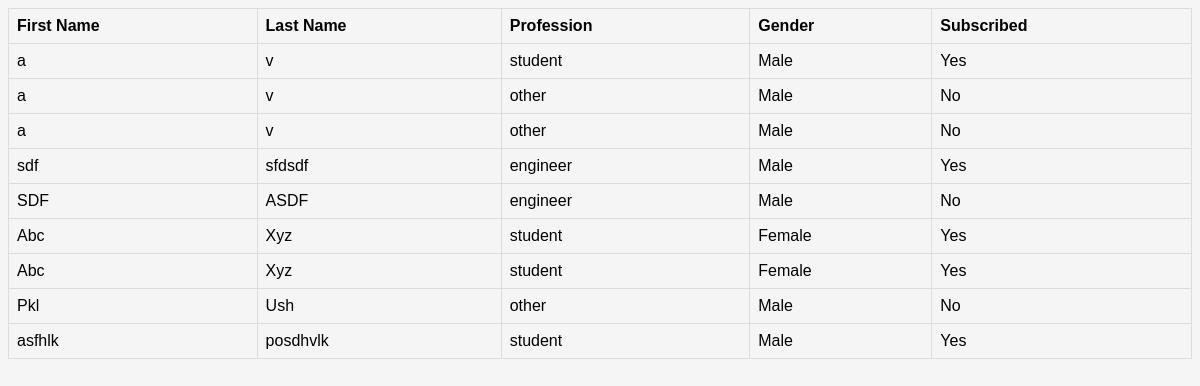
The app's page /PHP/user_detail.php with its own data.
### tables this page shows
CREATE TABLE `users` (
  `id` int(11) NOT NULL,
  `first_name` varchar(100) NOT NULL,
  `last_name` varchar(100) NOT NULL,
  `profession` varchar(100) DEFAULT NULL,
  `gender` enum('Male','Female') NOT NULL,
  `subscribe` varchar(3) NOT NULL
);

### PHP/user_detail.php (the view, shortened to what this page needs)
<?php
function build_table(){
	$html='';
    try
    {
        $con = new PDO("mysql:host=" . $config["dbhost"] . ";dbname=" . $config["dbname"],
                                 $config["dbuser"], $config["dbpass"]);
        $con->setAttribute(PDO::ATTR_ERRMODE,
                                     PDO::ERRMODE_EXCEPTION);
        $stmt = $con->prepare("SELECT * FROM users");
        $stmt->execute();
        $stmt->setFetchMode(PDO::FETCH_ASSOC);
        $results = array();
        foreach(new RecursiveArrayIterator($stmt->fetchAll()) as $k=>$v) {
            array_push($results, $v);
            $html .= '<tr>';
            $html .= '<td>'.$v['first_name'].'</td>';
            $html .= '<td>'.$v['last_name'].'</td>';
            $html .= '<td>'.$v['profession'].'</td>';
            $html .= '<td>'.$v['gender'].'</td>';
            $html .= '<td>'.$v['subscribe'].'</td>';
            $html .= '</tr>';
        }
    }
    catch(PDOException $ex) {
        echo 'ERROR: '.$ex->getMessage();
    }
    return $html;
}
$html  = '<!DOCTYPE html>';
$html .= '<html lang="en-US">';
$html .= '<head>';
$html .= '    <meta charset="UTF-8">';
$html .= '    <title>Foreign Keys - HW1 - User Detail</title>';
$html .= '    <link href="../static/css/main.css" rel="stylesheet" type="text/css">';
$html .= '</head>';
$html .= '<body>';
$html .= '    <table>';
$html .= '        <tr>';
$html .= '            <th>First Name</th>';
$html .= '            <th>Last Name</th>';
$html .= '            <th>Profession</th>';
$html .= '            <th>Gender</th>';
$html .= '            <th>Subscribed</th>';
$html .= '        </tr>';
$html .= build_table();
$html .= '    </table>';
$html .= '</body>';
$html .= '</html>';
echo $html;
?>

### static/css/main.css (style rules this page uses)
body { background: #F5F5F5; font-family: Arial; display: flex; justify-content: center; }
table { font-family: arial, sans-serif; border-collapse: collapse; width: 100%; }
td, th { border: 1px solid #dddddd; text-align: left; padding: 8px; }

### records on screen
users: first_name "a", last_name "v", profession "student", gender "Male", subscribe "Yes"
users: first_name "a", last_name "v", profession "other", gender "Male", subscribe "No"
users: first_name "a", last_name "v", profession "other", gender "Male", subscribe "No"
users: first_name "sdf", last_name "sfdsdf", profession "engineer", gender "Male", subscribe "Yes"
users: first_name "SDF", last_name "ASDF", profession "engineer", gender "Male", subscribe "No"
users: first_name "Abc", last_name "Xyz", profession "student", gender "Female", subscribe "Yes"
users: first_name "Abc", last_name "Xyz", profession "student", gender "Female", subscribe "Yes"
users: first_name "Pkl", last_name "Ush", profession "other", gender "Male", subscribe "No"
users: first_name "asfhlk", last_name "posdhvlk", profession "student", gender "Male", subscribe "Yes"
